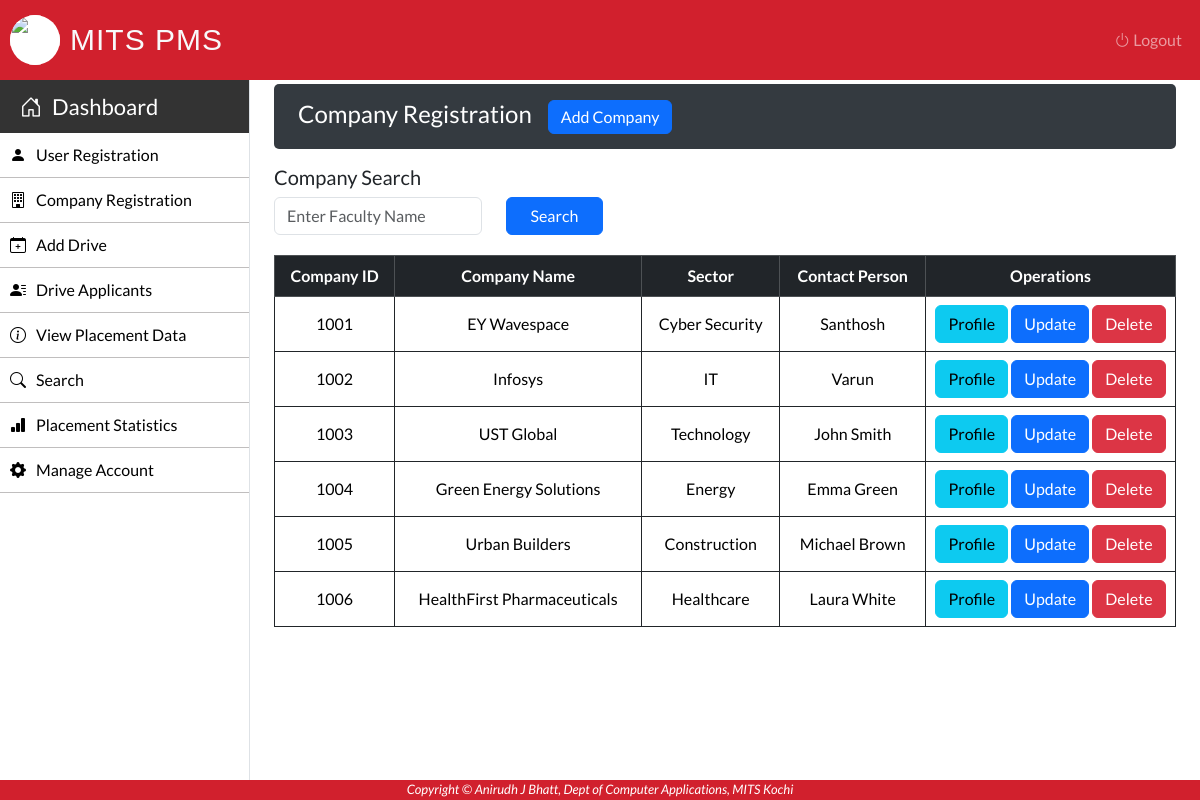
/Admin/company-registration.php (signed in), run on the app's committed database.
### tables this page shows
CREATE TABLE `company` (
  `C_ID` int(50) NOT NULL,
  `C_Name` varchar(50) NOT NULL,
  `C_Type` varchar(50) NOT NULL,
  `C_YOE` varchar(15) NOT NULL,
  `C_Address` varchar(100) NOT NULL,
  `C_Email` varchar(50) NOT NULL,
  `C_Phone` varchar(50) NOT NULL,
  `C_Person` varchar(50) NOT NULL,
  `C_Website` varchar(50) NOT NULL
);

### Admin/company-registration.php (the view, shortened to what this page needs)
 <?php
		require_once "../connection/connection.php";
?>
<!DOCTYPE html>
<html lang="en">
<head>
</head>
    <body>
        <?php include('../Common/header.php'); ?>
        <?php include('../Common/admin-sidebar.php'); ?>
        <main role="main" class="mt-1 mb-3 px-md-4 page-content-index">
            <div class="sub-main">
                <div class="dashboard-header flex-wrap flex-md-no-wrap px-3 pt-2 pb-1 mb-3 text-white">
                    <div class="d-flex flex-row">
                        <div class="p-2"><h4>Company Registration</h4></div>
                        <div class="p-2"><button type="button" class="btn btn-primary py-1" data-bs-toggle="modal" data-bs-target="#modal1">Add Company</button></div>
                    </div>
                </div>
                <section class="mt-3">
                    <label>
                            <h5>Company Search</h5>
                    </label>
                    <form action="" method="post">
                        <div class="row">
                            <div class="col-3">
                                <input type="text" name="C_Name" class="form-control" placeholder="Enter Faculty Name"
                                    value="<?php echo isset($_POST['C_Name']) ? htmlspecialchars($_POST['C_Name']) : ''; ?>">
                            </div>
                            <div class="col-5">
                                <input type="submit" class="btn btn-primary px-4 ml-4" name="Search" value="Search">
                            </div>
                        </div>
                    </form>
                </section>
                <div class="row w-100">
                </div>
                <?php
					if(isset($_POST['Search'])){
						$C_Name=$_POST['C_Name'];
						$query ="SELECT * FROM company WHERE C_Name LIKE '%$C_Name%'";
                        $run=mysqli_query($con,$query);
						if(mysqli_num_rows($run)>0){
				?>
							<section class="mt-3">
								<table class="w-100 table table-bordered table-hover border-dark text-center">
									<tr class="table-dark text-white">
										<th>Company ID</th>
										<th>Name</th>
										<th>Type</th>
										<th>Address</th>
										<th colspan="1">Operations</th>
									</tr>
									<?php
										$run=mysqli_query($con,$query);
										while($row=mysqli_fetch_array($run)){
									?>
									<tr>
										<td><?php echo $row["C_ID"] ?></td>
										<td><?php echo $row["C_Name"] ?></td>
										<td><?php echo $row["C_Type"] ?></td>
										<td><?php echo $row["C_Address"] ?></td>
										<td width='300'>
										<?php
											echo "<a class='btn btn-info' href=display-company.php?C_ID=".$row['C_ID']." target='_blank'>Profile</a> ";
											echo '<a class="btn btn-danger" href=delete.php?C_ID='.$row['C_ID'].' onClick="return confirm(\'Do you want to delete ?\')">Delete</a>';
										?>
										</td>
									</tr>
									<?php
										}
									?>
								</table>
							</section>
				<?php
                        }
                        else{
                            echo '<div class="alert alert-danger text-center mt-3" role="alert">No Data Found!</div>';
                        }
                    }
                    else{
                ?>
						<div class="row">
							<div class="col-md-12 container-fluid">
								<section class="mt-3">
                                    <table class="w-100 table table-bordered table-hover border-dark text-center">
                                        <tr class="table-dark text-white">
											<th>Company ID</th>
											<th>Company Name</th>
											<th>Sector</th>
											<th>Contact Person</th>
											<th>Operations</th>
										</tr>
										<?php
										$query="select * from company";
										$run=mysqli_query($con,$query);
										while($row=mysqli_fetch_array($run)) {
											echo "<tr>";
												echo "<td>".$row["C_ID"]."</td>";
												echo "<td>".$row["C_Name"]."</td>";
												echo "<td>".$row["C_Type"]."</td>";
												echo "<td>".$row["C_Person"]."</td>";
												echo "<td width='250'>";
													echo "<a class='btn btn-info' href=display-company.php?C_ID=".$row['C_ID']." target='_blank'>Profile</a>";
													echo " <a class='btn btn-primary' href=update-company.php?C_ID=".$row['C_ID']." target='_blank'>Update</a>";
													echo ' <a class="btn btn-danger" href=delete.php?C_ID='.$row['C_ID'].' onClick="return confirm(\'Do you want to delete ?\')">Delete</a>';
												echo "</td>";
											echo "</tr>";
										}
										?>
									</table>
								</section>
							</div>
						</div>
				<?php
					}
				?>
            </div>
        </main>
        <?php include('../Common/footer.php'); ?>
    </body>
</html>

### Css/style.css (style rules this page uses)
body { font-family: 'Lato', sans-serif; background-color: #ffffff; }
main { margin-left: 250px; overflow-x: hidden; }
.dashboard-header { background-color: #343a40; border-radius: 5px; text-align: left; }
table { width: 100%; }
table td, table th { vertical-align: middle !important; }

### data on the page
company: C_ID "1001", C_Name "EY Wavespace", C_Type "Cyber Security", C_Person "Santhosh"
company: C_ID "1002", C_Name "Infosys", C_Type "IT", C_Person "Varun"
company: C_ID "1003", C_Name "UST Global", C_Type "Technology", C_Person "John Smith"
company: C_ID "1004", C_Name "Green Energy Solutions", C_Type "Energy", C_Person "Emma Green"
company: C_ID "1005", C_Name "Urban Builders", C_Type "Construction", C_Person "Michael Brown"
company: C_ID "1006", C_Name "HealthFirst Pharmaceuticals", C_Type "Healthcare", C_Person "Laura White"
